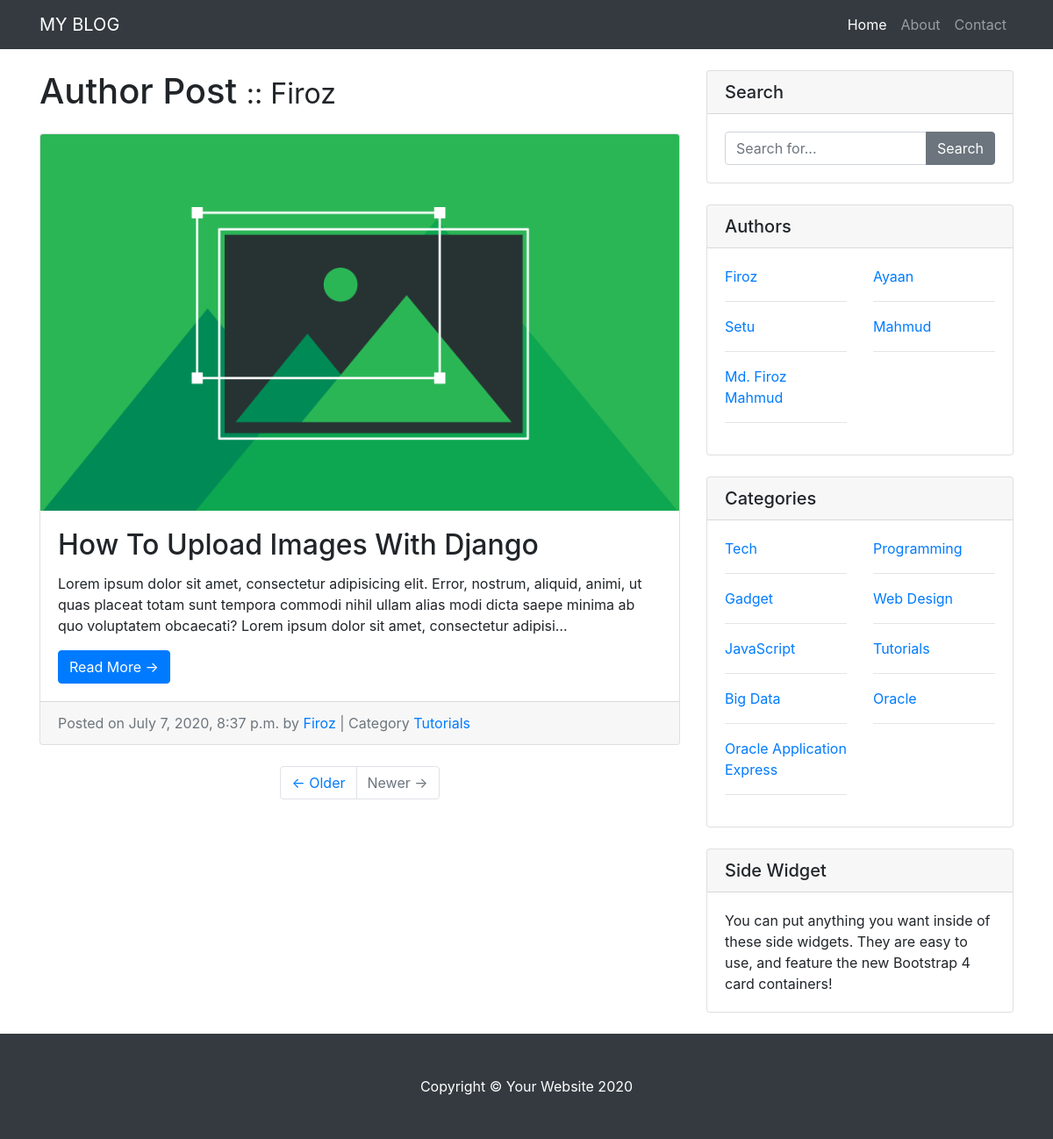
The page /author/Firoz on the database its author committed.
### blog_app/models.py (models this page shows, shortened)
class Author(models.Model):
    name = models.CharField(max_length=50)
    def __str__(self):
        return self.name

class Post(models.Model):
    title = models.CharField(max_length=256)
    slug = models.SlugField()
    description = models.TextField()
    post_image = models.ImageField(blank=True, null=True, upload_to='post')
    category = models.ForeignKey(Category, on_delete=models.SET_NULL, null=True, blank=True)
    author = models.ForeignKey(Author, on_delete=models.CASCADE)
    create_date = models.DateTimeField(auto_now_add=True)
    update_date = models.DateTimeField(auto_now=True)

class Category(models.Model):
    name = models.CharField(max_length=128)
    create_date = models.DateTimeField(auto_now_add=True)
    def __str__(self):
        return self.name

### blog_app/views.py (the view)
# urls.py: path('author/<str:author>', author_post, name='author_post'),
def author_post(requests, author):
    author = Author.objects.get(name=author)
    posts = Post.objects.filter(author=author)
    context = {
        'author': author,
        'posts': posts
    }
    return render(requests, 'blog_app/author_post.html', context)

### blog_app/context_processors.py (called while the page is built)
def sidebar_author(request):
    authors = Author.objects.all()
    context = {
        'authors': authors
    }
    return context

def sidebar_category(request):
    categories = Category.objects.all()
    context = {
        'categories': categories
    }
    return context

### blog_app/templates/blog_app/author_post.html
{% extends 'blog_app/base.html' %}
{% block page-heading %}
  <h1 class="my-4">Author Post
    <small> :: {{ author }}</small>
  </h1>
{% endblock %}
{% block content %}
{% for post in posts %}
<div class="card mb-4">
  <img class="card-img-top" src="{% if post.post_image %} {{ post.post_image.url }} {% else %} /static/default/no_image.jpg {% endif %}" alt="Card image cap">
  <div class="card-body">
    <h2 class="card-title">{{post.title}}</h2>
    <p class="card-text">{{post.description|truncatechars:255}}</p>
    <a href="{% url 'single_post' post.id %}" class="btn btn-primary">Read More &rarr;</a>
  </div>
  <div class="card-footer text-muted">
    Posted on {{post.create_date}} by <a href="#">{{post.author}}</a> | Category <a href="#">{{ post.category }}</a>
  </div>
</div>
{% endfor %}
<ul class="pagination justify-content-center mb-4">
  <li class="page-item">
    <a class="page-link" href="#">&larr; Older</a>
  </li>
  <li class="page-item disabled">
    <a class="page-link" href="#">Newer &rarr;</a>
  </li>
</ul>
{% endblock %}

### blog_app/templates/blog_app/sidebar.html
<div class="card my-4">
  <h5 class="card-header">Search</h5>
  <div class="card-body">
    <form action="{% url 'search_post' %}" method="GET">
      <div class="input-group">
        <input type="text" name="search" class="form-control" placeholder="Search for...">
        <span class="input-group-append">
        <input class="btn btn-secondary" type="submit" value="Search">
      </span>
      </div>
    </form>
  </div>
</div>
<div class="card my-4">
  <h5 class="card-header">Authors</h5>
  <div class="card-body">
    <div class="row">
      {% for author in authors %}
      <div class="col-lg-6">
        <ul class="list-unstyled mb-0">
          <li>
            <a href="{% url 'author_post' author.name %}">{{ author.name }}</a>
          </li>
          <hr>
        </ul>
      </div>
      {% endfor %}
    </div>
  </div>
</div>
<div class="card my-4">
  <h5 class="card-header">Categories</h5>
  <div class="card-body">
    <div class="row">
      {% for category in categories %}
      <div class="col-lg-6">
        <ul class="list-unstyled mb-0">
          <li>
            <a href="{% url 'category_post' category.name %}">{{ category.name }}</a>
          </li>
          <hr>
        </ul>
      </div>
      {% endfor %}
    </div>
  </div>
</div>
<div class="card my-4">
  <h5 class="card-header">Side Widget</h5>
  <div class="card-body">
    You can put anything you want inside of these side widgets. They are easy to use, and feature the new Bootstrap 4 card containers!
  </div>
</div>

### blog_app/static/css/main.css (style rules this page uses)
body { padding-top: 56px; }

### rows shown on the page
Author: name "Firoz"
Post: post_image (picture), title "How To Upload Images With Django", description "Lorem ipsum dolor sit amet, consectetur adipisicing elit. Error, nostrum, aliquid, animi, ut quas placeat totam sunt tempora commodi nihil ullam alias modi dicta saepe minima ab quo voluptatem obcaecati? Lorem ipsum dolor sit amet, consectetur adipisi…", create_date "July 7, 2020, 8:37 p.m.", author "Firoz", category "Tutorials"
Author: name "Ayaan"
Author: name "Setu"
Author: name "Mahmud"
Author: name "Md. Firoz Mahmud"
Category: name "Tech"
Category: name "Programming"
Category: name "Gadget"
Category: name "Web Design"
Category: name "JavaScript"
Category: name "Tutorials"
Category: name "Big Data"
Category: name "Oracle"
Category: name "Oracle Application Express"
